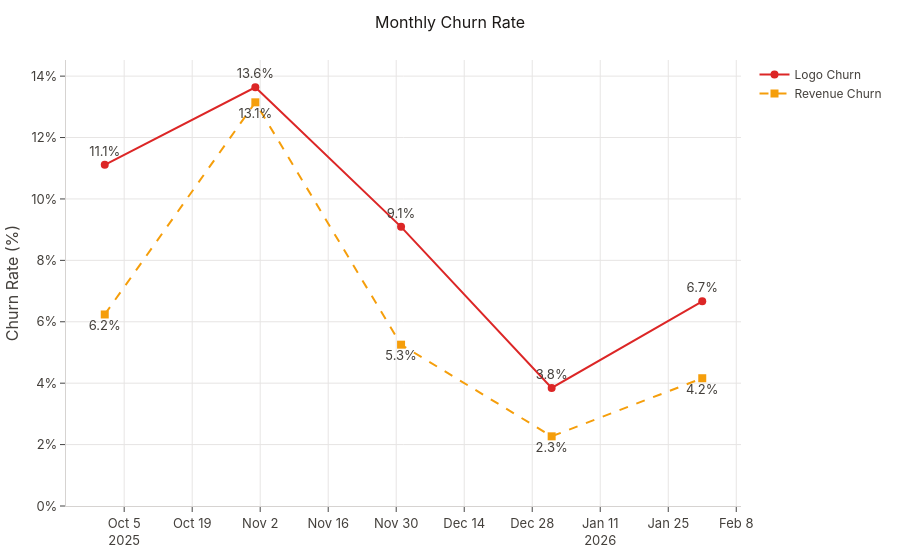

Notebook code for this chart:
### Code cell
reports.churn.plot_timeline(churn_df)

### Figure 1 — Plotly figure (JSON) as saved in the notebook; plotly's stock layout.template omitted (floating-point values rounded to 4 significant figures)
{"data": [{"line": {"color": "#DC2626", "width": 2}, "marker": {"size": 8}, "mode": "lines+markers+text", "name": "Logo Churn", "text": ["11.1%", "13.6%", "9.1%", "3.8%", "6.7%"], "textposition": "top center", "type": "scatter", "x": ["2025-10", "2025-11", "2025-12", "2026-01", "2026-02"], "y": [11.11, 13.64, 9.091, 3.846, 6.667]}, {"line": {"color": "#F59E0B", "dash": "dash", "width": 2}, "marker": {"size": 8, "symbol": "square"}, "mode": "lines+markers+text", "name": "Revenue Churn", "text": ["6.2%", "13.1%", "5.3%", "2.3%", "4.2%"], "textposition": "bottom center", "type": "scatter", "x": ["2025-10", "2025-11", "2025-12", "2026-01", "2026-02"], "y": [6.238, 13.15, 5.254, 2.269, 4.161]}], "layout": {"title": {"text": "Monthly Churn Rate"}, "yaxis": {"rangemode": "tozero", "ticksuffix": "%", "title": {"text": "Churn Rate (%)"}}}}
